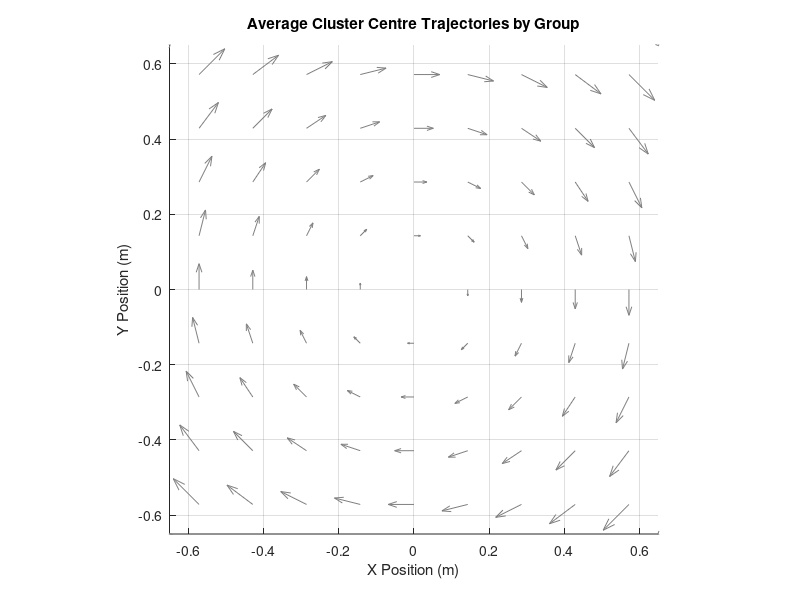

This figure's MATLAB source: (Note: this script raises an error after producing the figure.)
% Average Trajectory Plotter - Modified for 80 runs in groups of 10
% This script loads 80 run files and creates separate average trajectories
% for each group of 10 runs (1-10, 11-20, ..., 71-80)

% Define all 80 run files
run_files = cell(1, 80);
for i = 1:80
    run_files{i} = sprintf('run%d.mat', i);
end

% Display info message at start
fprintf('Loading and processing %d run files in groups of 10...\n', length(run_files));

% Define colors for different entities
cluster_color = [0.2 0.2 0.2];  % Dark gray
robot1_color = [0.8 0.2 0.2];   % Red
robot2_color = [0.2 0.6 0.2];   % Green
robot3_color = [0.2 0.3 0.8];   % Blue

% Define colors for different groups (8 groups total)
group_colors = [
    0.8 0.2 0.2;  % Red
    0.2 0.6 0.2;  % Green
    0.2 0.3 0.8;  % Blue
    0.8 0.5 0.2;  % Orange
    0.6 0.2 0.8;  % Purple
    0.8 0.8 0.2;  % Yellow
    0.2 0.8 0.8;  % Cyan
    0.8 0.2 0.6;  % Magenta
];

% Process each group of 10 runs
num_groups = 8;
runs_per_group = 10;

% Storage for average trajectories of each group
group_avg_cluster = cell(1, num_groups);
group_std_cluster = cell(1, num_groups);
group_avg_robot1 = cell(1, num_groups);
group_std_robot1 = cell(1, num_groups);
group_avg_robot2 = cell(1, num_groups);
group_std_robot2 = cell(1, num_groups);
group_avg_robot3 = cell(1, num_groups);
group_std_robot3 = cell(1, num_groups);

% Process each group
for group_idx = 1:num_groups
    fprintf('\n=== Processing Group %d (runs %d-%d) ===\n', group_idx, ...
        (group_idx-1)*runs_per_group + 1, group_idx*runs_per_group);
    
    % Create data storage for trajectories in this group
    all_cluster_traj = {};
    all_robot1_traj = {};
    all_robot2_traj = {};
    all_robot3_traj = {};
    
    % Get the run indices for this group
    start_idx = (group_idx - 1) * runs_per_group + 1;
    end_idx = group_idx * runs_per_group;
    
    % Check which files exist in this group
    existing_files = {};
    for i = start_idx:end_idx
        if exist(run_files{i}, 'file')
            existing_files{end+1} = run_files{i};
        else
            fprintf('Warning: File not found - %s\n', run_files{i});
        end
    end
    
    fprintf('Found %d existing run files in group %d\n', length(existing_files), group_idx);
    
    if isempty(existing_files)
        fprintf('Warning: No run files found for group %d. Skipping...\n', group_idx);
        continue;
    end
    
    % Process each run file in this group
    for run_idx = 1:length(existing_files)
        current_file = existing_files{run_idx};
        fprintf('Loading file: %s\n', current_file);
        
        % Load data
        temp_data = load(current_file);
        
        % Store trajectories if they exist
        if isfield(temp_data, 'cluster_pose')
            all_cluster_traj{end+1} = temp_data.cluster_pose(:,1:2); % Just keep X and Y
        end
        
        if isfield(temp_data, 'robot1_pose')
            all_robot1_traj{end+1} = temp_data.robot1_pose(:,1:2);
        end
        
        if isfield(temp_data, 'robot2_pose')
            all_robot2_traj{end+1} = temp_data.robot2_pose(:,1:2);
        end
        
        if isfield(temp_data, 'robot3_pose')
            all_robot3_traj{end+1} = temp_data.robot3_pose(:,1:2);
        end
    end
    
    % Process and average trajectories for this group
    if ~isempty(all_cluster_traj)
        [group_avg_cluster{group_idx}, group_std_cluster{group_idx}] = averageTrajectories(all_cluster_traj);
        fprintf('Processed %d cluster trajectories for group %d\n', length(all_cluster_traj), group_idx);
    end
    
    if ~isempty(all_robot1_traj)
        [group_avg_robot1{group_idx}, group_std_robot1{group_idx}] = averageTrajectories(all_robot1_traj);
        fprintf('Processed %d robot1 trajectories for group %d\n', length(all_robot1_traj), group_idx);
    end
    
    if ~isempty(all_robot2_traj)
        [group_avg_robot2{group_idx}, group_std_robot2{group_idx}] = averageTrajectories(all_robot2_traj);
        fprintf('Processed %d robot2 trajectories for group %d\n', length(all_robot2_traj), group_idx);
    end
    
    if ~isempty(all_robot3_traj)
        [group_avg_robot3{group_idx}, group_std_robot3{group_idx}] = averageTrajectories(all_robot3_traj);
        fprintf('Processed %d robot3 trajectories for group %d\n', length(all_robot3_traj), group_idx);
    end
end

% Create separate figures for each entity type
% Figure 1: Cluster trajectories
figure('Position', [100, 100, 900, 700]);
hold on;
title('Average Cluster Centre Trajectories by Group');
xlabel('X Position (m)');
ylabel('Y Position (m)');
grid on;
axis equal;
xlim([-0.65 0.65]);
ylim([-0.65 0.65]);

% Add vortex field
[X, Y] = meshgrid(linspace(-1, 1, 15), linspace(-1, 1, 15));
center_x = 0; center_y = 0;
r = sqrt((X - center_x).^2 + (Y - center_y).^2);
theta = atan2(Y - center_y, X - center_x);
U = r .* sin(theta);
V = -r .* cos(theta);
scale_factor = 0.5;
U_norm = scale_factor * U;
V_norm = scale_factor * V;
q = quiver(X, Y, U_norm, V_norm, 'Color', [0.5 0.5 0.5], 'LineWidth', 0.5);
q.HandleVisibility = 'off';

% Plot cluster trajectories for each group
for group_idx = 1:num_groups
    if ~isempty(group_avg_cluster{group_idx})
        plotTrajectoryWithConfidence(group_avg_cluster{group_idx}, group_std_cluster{group_idx}, ...
            group_colors(group_idx,:), 2, 0.15, sprintf('Runs %d-%d', ...
            (group_idx-1)*runs_per_group + 1, group_idx*runs_per_group));
    end
end
legend('Location', 'best');
saveas(gcf, 'average_cluster_trajectories_by_group.png');
saveas(gcf, 'average_cluster_trajectories_by_group.fig');

% Figure 2: All robot trajectories for each group
for group_idx = 1:num_groups
    if ~isempty(group_avg_robot1{group_idx}) || ~isempty(group_avg_robot2{group_idx}) || ~isempty(group_avg_robot3{group_idx})
        figure('Position', [100 + 50*group_idx, 100 + 50*group_idx, 900, 700]);
        hold on;
        title(sprintf('Average Robot Trajectories - Runs %d-%d', ...
            (group_idx-1)*runs_per_group + 1, group_idx*runs_per_group));
        xlabel('X Position (m)');
        ylabel('Y Position (m)');
        grid on;
        axis equal;
        xlim([-1 1]);
        ylim([-1 1]);
        
        % Add vortex field
        q = quiver(X, Y, U_norm, V_norm, 'Color', [0.5 0.5 0.5], 'LineWidth', 0.5);
        q.HandleVisibility = 'off';
        
        % Plot trajectories
        if ~isempty(group_avg_cluster{group_idx})
            plotTrajectoryWithConfidence(group_avg_cluster{group_idx}, group_std_cluster{group_idx}, ...
                cluster_color, 3, 0.2, 'Cluster Centre');
        end
        
        if ~isempty(group_avg_robot1{group_idx})
            plotTrajectoryWithConfidence(group_avg_robot1{group_idx}, group_std_robot1{group_idx}, ...
                robot1_color, 2, 0.2, 'Robot 1');
        end
        
        if ~isempty(group_avg_robot2{group_idx})
            plotTrajectoryWithConfidence(group_avg_robot2{group_idx}, group_std_robot2{group_idx}, ...
                robot2_color, 2, 0.2, 'Robot 2');
        end
        
        if ~isempty(group_avg_robot3{group_idx})
            plotTrajectoryWithConfidence(group_avg_robot3{group_idx}, group_std_robot3{group_idx}, ...
                robot3_color, 2, 0.2, 'Robot 3');
        end
        
        % Mark start and end points
        if ~isempty(group_avg_cluster{group_idx})
            avg_traj = group_avg_cluster{group_idx};
            plot(avg_traj(1,1), avg_traj(1,2), 'o', 'MarkerSize', 10, 'MarkerFaceColor', cluster_color, ...
                'MarkerEdgeColor', 'k', 'HandleVisibility', 'off');
            text(avg_traj(1,1)+0.05, avg_traj(1,2)+0.05, 'Start', 'FontWeight', 'bold');
            plot(avg_traj(end,1), avg_traj(end,2), 's', 'MarkerSize', 10, 'MarkerFaceColor', cluster_color, ...
                'MarkerEdgeColor', 'k', 'HandleVisibility', 'off');
            text(avg_traj(end,1)+0.05, avg_traj(end,2)+0.05, 'End', 'FontWeight', 'bold');
        end
        
        legend('Location', 'best');
        saveas(gcf, sprintf('average_trajectories_group_%d.png', group_idx));
        saveas(gcf, sprintf('average_trajectories_group_%d.fig', group_idx));
    end
end

fprintf('\nAll plots saved successfully!\n');

% Function to plot trajectory with confidence band
function h = plotTrajectoryWithConfidence(avg_traj, std_traj, color, line_width, alpha_val, name)
    if isempty(avg_traj)
        h = [];
        return;
    end
    
    % Plot the average trajectory
    h = plot(avg_traj(:,1), avg_traj(:,2), 'Color', color, 'LineWidth', line_width, 'DisplayName', name);
    
    % Create confidence band (mean ± standard deviation)
    x_band = [avg_traj(:,1); flipud(avg_traj(:,1))];
    y_band = [avg_traj(:,2) + std_traj(:,2); flipud(avg_traj(:,2) - std_traj(:,2))];
    
    % Plot the confidence band with transparency
    fill(x_band, y_band, color, 'FaceAlpha', alpha_val, 'EdgeColor', 'none', 'HandleVisibility', 'off');
end

% Define the trajectory averaging function
function [avg_traj, std_traj] = averageTrajectories(trajectories)
    % Find the minimum length among all trajectories
    traj_lengths = cellfun(@(x) size(x, 1), trajectories);
    min_length = min(traj_lengths);
    max_length = max(traj_lengths);
    
    fprintf('  Trajectory lengths vary from %d to %d points\n', min_length, max_length);
    
    % Number of points in the resampled trajectory (use min_length for safety)
    target_length = min_length;
    
    % Storage for resampled trajectories
    resampled_trajectories = cell(1, length(trajectories));
    
    % Resample all trajectories to the target length
    for i = 1:length(trajectories)
        original_traj = trajectories{i};
        original_length = size(original_traj, 1);
        
        if original_length == target_length
            % No resampling needed
            resampled_trajectories{i} = original_traj;
        else
            % Create a parametric representation based on cumulative distance
            % This preserves the spatial distribution better than uniform time sampling
            
            % Calculate cumulative distance along the trajectory
            dist = zeros(original_length, 1);
            for j = 2:original_length
                dist(j) = dist(j-1) + norm(original_traj(j,:) - original_traj(j-1,:));
            end
            
            % Normalize to [0, 1]
            if dist(end) > 0
                param = dist / dist(end);
            else
                param = linspace(0, 1, original_length)';
            end
            
            % Sample points at uniform parameter intervals
            new_param = linspace(0, 1, target_length)';
            resampled_x = interp1(param, original_traj(:,1), new_param, 'pchip');
            resampled_y = interp1(param, original_traj(:,2), new_param, 'pchip');
            
            resampled_trajectories{i} = [resampled_x, resampled_y];
        end
    end
    
    % Convert cell array to 3D array for easier computation
    traj_array = zeros(target_length, 2, length(trajectories));
    for i = 1:length(trajectories)
        traj_array(:,:,i) = resampled_trajectories{i};
    end
    
    % Calculate mean and standard deviation across runs
    avg_traj = mean(traj_array, 3);
    std_traj = std(traj_array, 0, 3);
end
